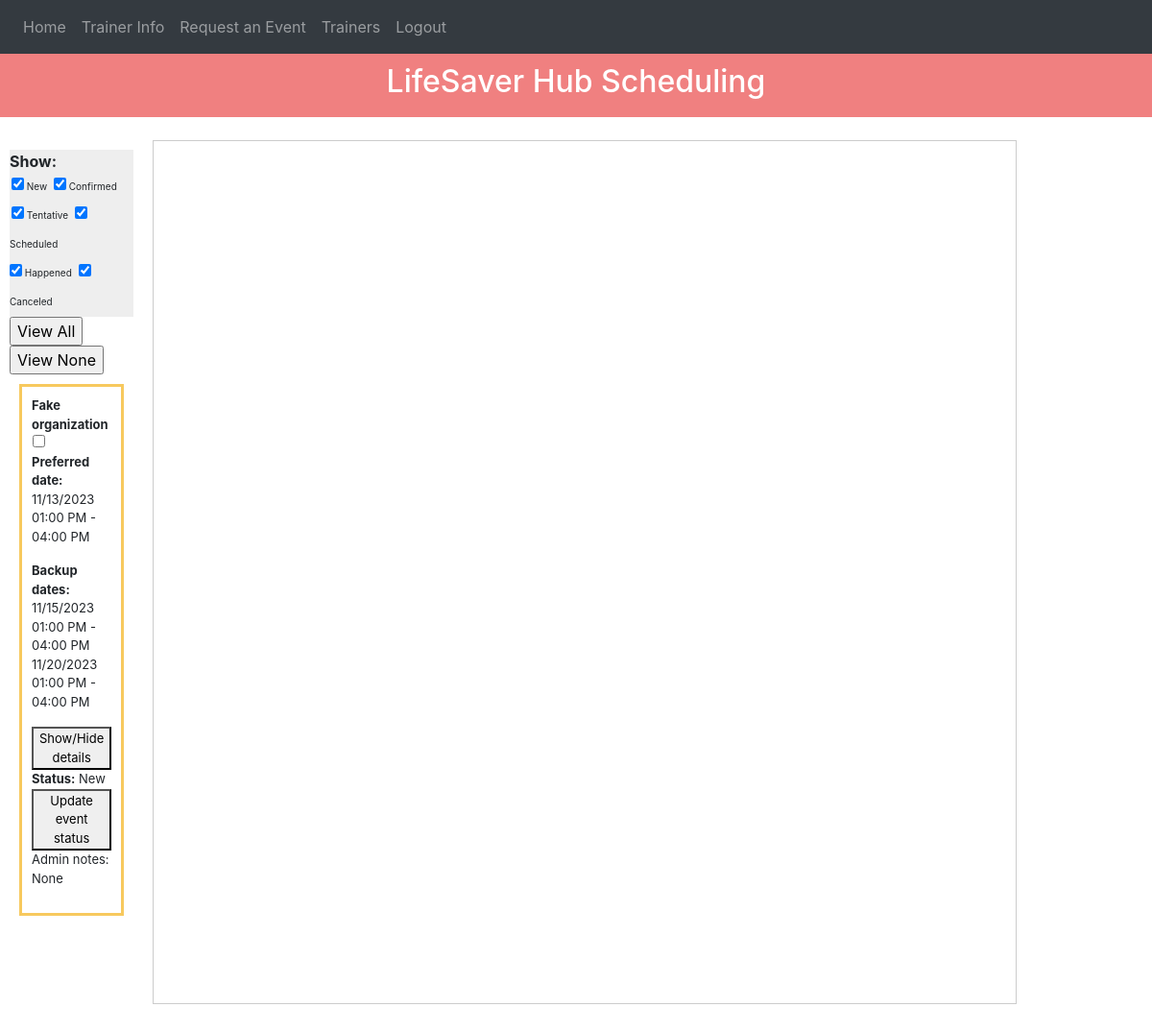
Screenshot of / (signed in) with the database file from the repository.
### website/models.py (models this page shows)
class Event(db.Model):
    id = db.Column(db.Integer, primary_key=True)
    name = db.Column(db.String(50))
    email = db.Column(db.String(50))
    phone = db.Column(db.String(16))
    title = db.Column(db.String(50))
    training_types = db.Column(db.String(500))
    preferred_date = db.relationship('EventDate', secondary=preferred_event_date_association)
    backup_dates = db.relationship('EventDate', secondary=event_date_association)
    mission = db.Column(db.String(500))
    learners = db.Column(db.String(500))
    place = db.Column(db.String(500))
    chairs_tables = db.Column(db.String(300))
    cultural = db.Column(db.String(500))
    content_concerns = db.Column(db.String(500))
    music = db.Column(db.String(300))
    photos = db.Column(db.String(200))
    other_info = db.Column(db.String(1500))
    status = db.Column(db.String(100))
    final_date = db.relationship('EventDate', secondary=event_date_association, back_populates='events')
    trainers = db.relationship('Trainer', secondary=trainer_event_association, back_populates='events')
    admin_notes = db.Column(db.String(500))

class EventDate(db.Model):
    id = db.Column(db.Integer, primary_key=True)
    start_date = db.Column(db.DateTime(timezone=True))
    end_date = db.Column(db.DateTime(timezone=True))
    formatted_start_date = db.Column(db.String(100))
    formatted_end_time = db.Column(db.String(100))
    iso_formatted_start_date = db.Column(db.String(100))
    iso_formatted_end_date = db.Column(db.String(100))
    events = db.relationship('Event', secondary=event_date_association,order_by='EventDate.start_date')

### website/views.py (the view)
@views.route('/', methods=['GET', 'POST'])
@login_required
def home():
    events = Event.query.all()
    for event in events:
        if event.backup_dates:
            event.backup_dates.sort(key=lambda date: date.start_date)
    trainers = Trainer.query.all()
    '''
    for trainer in trainers:
        if trainer.gen_avail:
            trainer.gen_avail.sort(key=lambda date: date.start_date)
    '''
    return render_template("home.html", user=current_user, events=events, trainers = trainers, event_colors = event_colors,trainer_colors=trainer_colors)

### website/__init__.py (called while the page is built)
def create_app():
    app = Flask(__name__)
    app.config['SECRET_KEY'] = 'hjshjhdjah kjshkjdhjs'
    app.config['SQLALCHEMY_DATABASE_URI'] = f'sqlite:///{DB_NAME}'
    path = os.getcwd()
    UPLOAD_FOLDER = os.path.join(path, 'doc_uploads')
    if not os.path.isdir(UPLOAD_FOLDER):
        os.mkdir(UPLOAD_FOLDER)
    app.config['UPLOAD_FOLDER'] = UPLOAD_FOLDER
    db.init_app(app)
    from .views import views
    from .auth import auth
    app.register_blueprint(views, url_prefix='/')
    app.register_blueprint(auth, url_prefix='/')
    from .models import User
    with app.app_context():
        db.create_all()
    login_manager = LoginManager()
    login_manager.login_view = 'auth.login'
    login_manager.init_app(app)
    @login_manager.user_loader
    def load_user(id):
        return User.query.get(int(id))
    return app

### website/templates/home.html (shortened to what this page needs)
{% extends "base.html" %} {% block title %}Home{% endblock %} {% block content
%}
<div class="page-title">
  <h2>LifeSaver Hub Scheduling</h2>
</div>
<div class="schedule_container">
  <div class="box">
    <ul class="filterSection">
      <strong>Show:</strong>
      <li>
          <input checked="true" type="checkbox" value="New"/>
          <label>New</label>
      </li>
      <li>
          <input checked="true" type="checkbox" value="Confirmed"/>
          <label>Confirmed</label>
      </li>
      <li>
          <input checked="true" type="checkbox" value="Tentative"/>
          <label>Tentative</label>
      </li>
      <li>
        <input checked="true" type="checkbox" value="Scheduled"/>
        <label>Scheduled</label>
      </li>
      <li>
        <input checked="true" type="checkbox" value="Happened"/>
        <label>Happened</label>
      </li>
      <li>
        <input checked="true" type="checkbox" value="Canceled"/>
        <label>Canceled</label>
      </li>
  </ul>
  <div id="checkAll-uncheckAll">
    <input type= "button" onclick= 'check()' value= "View All"/>
    <input type= "button" onclick= 'unCheck()' value= "View None"/>
  </div>
    <ul class="list-group list-group-flush" id="itemsToFilter">
      {% for event in events %}
      <li
        id="event_{{event.id}}"
        class="list-group-item"
        data-type="{{event.status}}"
        style="border-color: {{ event_colors[(event.id - 1) % event_colors|length][0] }}; border-width: 3px;"
      >
        <strong>{{event.title}}</strong>
        <input
          type="checkbox"
          class="event-checkbox"
          event-id = "{{ event.id }}"
          value = "{{event.status}}"
        >
        <p><strong>Preferred date: </strong></br>{% for preferred_date in event.preferred_date %} {{preferred_date.formatted_start_date}} - {{preferred_date.formatted_end_time}}{% endfor %}</p>
        <p><strong>Backup dates: </strong></br>{% for date in event.backup_dates %} {{date.formatted_start_date}} - {{date.formatted_end_time}}</br>
          {% endfor %}</p>
        <div class="event-details">
          <button id="details_{{event.id}}"class="show-event-details" onClick="showOrHideDropdown(this.id,'event')">Show/Hide details</button>
        </div>
    <div class="update-status"><strong>Status:</strong> {{event.status}}</div>
        <button id="{{event.id}}"class="update-event-option" onClick="showOrHideDropdown(this.id,'update_div')">Update event status</button>
        <p>Admin notes: {{event.admin_notes}}</p>
      </li>
      {% endfor %}
    </ul>
  </div>
  <div id="calendar">
  </div>
  <div class="box">
  </div>
</div>
<div>
  <br />
  <br />
</div>
{% endblock %}

### website/templates/base.html (shortened to what this page needs)
<!DOCTYPE html>
<html>
  <head>
    <link
      rel="stylesheet"
      href="https://stackpath.bootstrapcdn.com/bootstrap/4.4.1/css/bootstrap.min.css"
    />
    <link
      rel="stylesheet"
      href="https://stackpath.bootstrapcdn.com/font-awesome/4.7.0/css/font-awesome.min.css"
    />
    <link rel="stylesheet" type="text/css" href="{{url_prefix}}/static/styles/web.css">
  </head>
  <body>
    <nav class="navbar navbar-expand-lg navbar-dark bg-dark">
      <div class="collapse navbar-collapse" id="navbar">
        <div class="navbar-nav">
          {% if user.is_authenticated %}
          <a class="nav-item nav-link" id="home" href="/">Home</a>
          <a class="nav-item nav-link" id="trainer_info" href="/trainer_info">Trainer Info</a>
          <a class="nav-item nav-link" id="trainee" href="/trainee">Request an Event</a>
          <a class="nav-item nav-link" id="trainer" href="/trainer">Trainers</a>
          <a class="nav-item nav-link" id="logout" href="/logout">Logout</a>
          {% else %}
          <a class="nav-item nav-link" id="login" href="/login">Login</a>
          <a class="nav-item nav-link" id="signUp" href="/sign-up">Sign Up</a>
          {% endif %}
        </div>
      </div>
    </nav>
    <div class="container">{% block content %} {% endblock %}</div>
  </body>
</html>

### website/static/styles/web.css (style rules this page uses)
.schedule_container { display: grid; grid-template-columns: 1fr 3fr 1fr; gap: 10px; width: 100%; box-sizing: border-box; }
#calendar { width: 900px; height: 900px; border: 1px solid #ccc; }
.container { padding: 0px !important; box-sizing: border-box !important; width: 100% !important; justify-content: center !important; align-items: center !important; max-width: none !important; }
.list-group-item { margin: 10px !important; padding: 10px !important; font-size: small; }
body { margin: 0; justify-content: center; align-items: center; }
.box { padding: 10px; }
.filterSection li { list-style: none; margin: 0px; padding: 2px; font-size:10px; display: inline; }
.filterSection { margin: 0px; padding: 0px; background-color: #EEEEEE; }
.event-checkbox { margin-left: 1px; }

### website/templates/home.html (style rules this page uses)
.page-title { display: flex; align-items: center; justify-content: center; background-color: lightcoral; color: white; padding: 10px; }

### rows the page displays
Event: title "Fake organization", status "New", admin_notes "None"
EventDate: formatted_start_date "11/13/2023 01:00 PM", formatted_end_time "04:00 PM"
EventDate: formatted_start_date "11/15/2023 01:00 PM", formatted_end_time "04:00 PM"
EventDate: formatted_start_date "11/20/2023 01:00 PM", formatted_end_time "04:00 PM"
